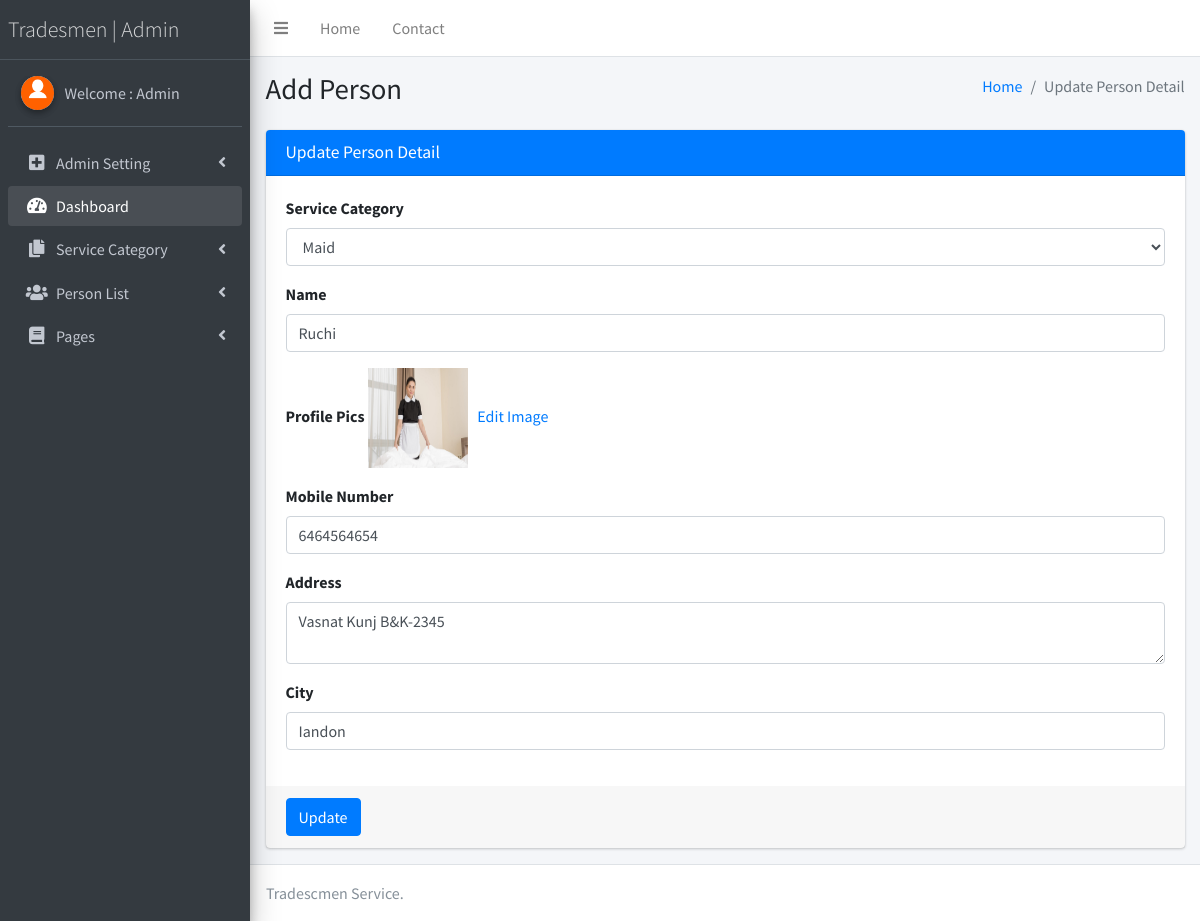
Page /admin/edit-person-detail.php?editid=2 (signed in) on the committed database.
### tables this page shows
CREATE TABLE `tblperson` (
  `ID` int(10) NOT NULL,
  `Category` varchar(200) DEFAULT NULL,
  `Name` varchar(200) DEFAULT NULL,
  `Picture` varchar(200) DEFAULT NULL,
  `MobileNumber` bigint(10) DEFAULT NULL,
  `Address` mediumtext DEFAULT NULL,
  `City` varchar(200) NOT NULL,
  `RegDate` timestamp NULL DEFAULT current_timestamp()
);

### admin/edit-person-detail.php (the view, shortened to what this page needs)
<?php
if (strlen($_SESSION['lssemsaid']==0)) {
  header('location:logout.php');
  } else{
  ?>
<!DOCTYPE html>
<html>
<head>
  <link rel="stylesheet" href="plugins/fontawesome-free/css/all.min.css">
  <link rel="stylesheet" href="https://code.ionicframework.com/ionicons/2.0.1/css/ionicons.min.css">
  <link rel="stylesheet" href="dist/css/adminlte.min.css">
</head>
<body class="hold-transition sidebar-mini">
<div class="wrapper">
  <?php include_once('includes/header.php');?>
<?php include_once('includes/sidebar.php');?>
  <div class="content-wrapper">
    <section class="content-header">
      <div class="container-fluid">
        <div class="row mb-2">
          <div class="col-sm-6">
            <h1>Add Person</h1>
          </div>
          <div class="col-sm-6">
            <ol class="breadcrumb float-sm-right">
              <li class="breadcrumb-item"><a href="dashboard.php">Home</a></li>
              <li class="breadcrumb-item active">Update Person Detail</li>
            </ol>
          </div>
        </div>
      </div>
    </section>
    <section class="content">
      <div class="container-fluid">
        <div class="row">
          <div class="col-md-12">
            <div class="card card-primary">
              <div class="card-header">
                <h3 class="card-title">Update Person Detail</h3>
              </div>
              <form role="form" method="post" enctype="multipart/form-data">
                <?php
                   $eid=$_GET['editid'];
$sql="SELECT * from tblperson where ID=$eid";
$query = $dbh -> prepare($sql);
$query->execute();
$results=$query->fetchAll(PDO::FETCH_OBJ);
$cnt=1;
if($query->rowCount() > 0)
{
foreach($results as $row)
{               ?>
                <div class="card-body">
                  <div class="form-group">
                    <label for="exampleInputEmail1">Service Category</label>
                    <select type="text" name="category" id="category" value="" class="form-control" required="true">
<option value="<?php echo htmlentities($row->Category);?>"><?php echo htmlentities($row->Category);?></option>
                                                    </select>
                  </div>
                     <div class="form-group">
                    <label for="exampleInputEmail1">Name</label>
                    <input type="text" class="form-control" id="name" name="name" value="<?php echo htmlentities($row->Name);?>" required="true">
                  </div>
                  <div class="form-group">
                    <label for="exampleInputEmail1">Profile Pics</label>
                    <img src="images/<?php echo $row->Picture;?>" width="100" height="100" value="<?php  echo $row->Picture;?>">
                    <a href="changeimage.php?editid=<?php echo $row->ID;?>"> &nbsp; Edit Image</a>
                  </div>
                  <div class="form-group">
                    <label for="exampleInputEmail1">Mobile Number</label>
                    <input type="text" class="form-control" id="mobilenumber" name="mobilenumber" value="<?php echo htmlentities($row->MobileNumber);?>" maxlength="10" pattern="[0-9]+" required="true">
                  </div>
                  <div class="form-group">
                    <label for="exampleInputEmail1">Address</label>
                    <textarea type="text" class="form-control" id="address" name="address" placeholder="Address" required="true"><?php echo htmlentities($row->Address);?></textarea>
                  </div>
                  <div class="form-group">
                    <label for="exampleInputEmail1">City</label>
                    <input type="text" class="form-control" id="city" name="city" value="<?php echo htmlentities($row->City);?>" required="true">
                  </div>
                </div>
              <?php $cnt=$cnt+1;}} ?>
                <div class="card-footer">
                  <button type="submit" class="btn btn-primary" name="submit">Update</button>
                </div>
              </form>
            </div>
          </div>
        </div>
      </div>
    </section>
  </div>
<?php include_once('includes/footer.php');?>
</div>
</body>
</html>
<?php }  ?>

### admin/includes/sidebar.php (shortened to what this page needs)
  <aside class="main-sidebar sidebar-dark-primary elevation-4">
    <a href="dashboard.php" class="brand-link" style="font-weight:bold; font-size:22px;">
      <span class="brand-text font-weight-light">Tradesmen | Admin</span>
    </a>
    <div class="sidebar">
      <div class="user-panel mt-3 pb-3 mb-3 d-flex">
        <div class="image">
          <img src="dist/img/download.png" class="img-circle elevation-2" alt="User Image">
        </div>
        <div class="info">
<?php
$aid=$_SESSION['lssemsaid'];
$sql="SELECT AdminName from  tbladmin where ID=:aid";
$query = $dbh -> prepare($sql);
$query->bindParam(':aid',$aid,PDO::PARAM_STR);
$query->execute();
$results=$query->fetchAll(PDO::FETCH_OBJ);
$cnt=1;
if($query->rowCount() > 0)
{
foreach($results as $row)
{               ?>
          <a href="admin-profile.php" class="d-block">Welcome : <?php  echo $row->AdminName;?></a>
          <?php $cnt=$cnt+1;}} ?>
        </div>
      </div>
      <nav class="mt-2">
        <ul class="nav nav-pills nav-sidebar flex-column" data-widget="treeview" role="menu" data-accordion="false">
            <li class="nav-item has-treeview">
            <a href="#" class="nav-link">
              <i class="nav-icon fas fa-plus-square"></i>
              <p>
                Admin Setting
                <i class="fas fa-angle-left right"></i>
              </p>
            </a>
          </li>
          <li class="nav-item has-treeview menu-open">
            <a href="dashboard.php" class="nav-link">
              <i class="nav-icon fas fa-tachometer-alt"></i>
              <p>
                Dashboard
               </p>
            </a>
          </li>
          <li class="nav-item has-treeview">
            <a href="#" class="nav-link">
              <i class="nav-icon fas fa-copy"></i>
              <p>
                Service Category
                <i class="fas fa-angle-left right"></i>
              </p>
            </a>
          </li>
          <li class="nav-item has-treeview">
            <a href="#" class="nav-link">
              <i class="nav-icon fas fa-users"></i>
              <p>
                Person List
                <i class="right fas fa-angle-left"></i>
              </p>
            </a>
          </li>
          <li class="nav-item has-treeview">
            <a href="#" class="nav-link">
              <i class="nav-icon fas fa-book"></i>
              <p>
                Pages
                <i class="fas fa-angle-left right"></i>
              </p>
            </a>
          </li>
        </ul>
      </nav>
    </div>
  </aside>

### rows in the picture
tblperson: category "Maid", name "Ruchi", Picture (picture), mobilenumber "6464564654", address "Vasnat Kunj B&K-2345", city "Iandon"

### other values in the picture
$row->AdminName "Admin"
